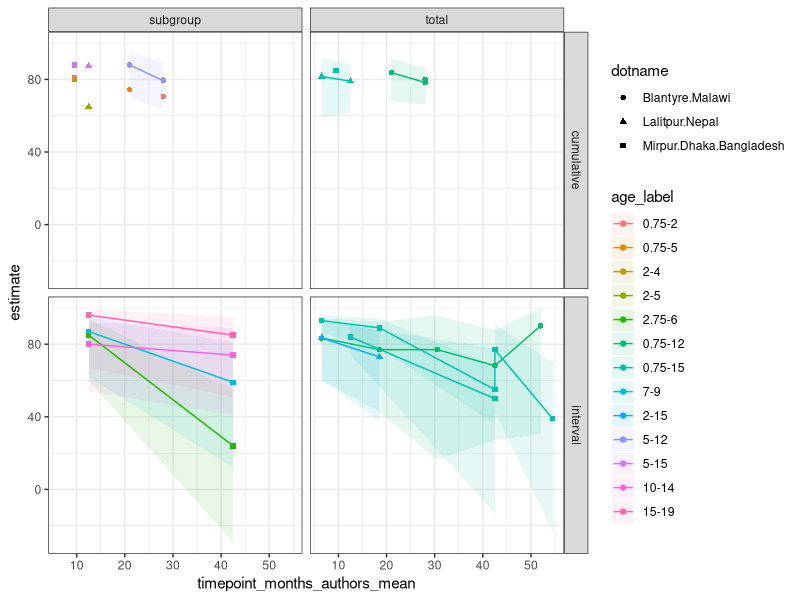
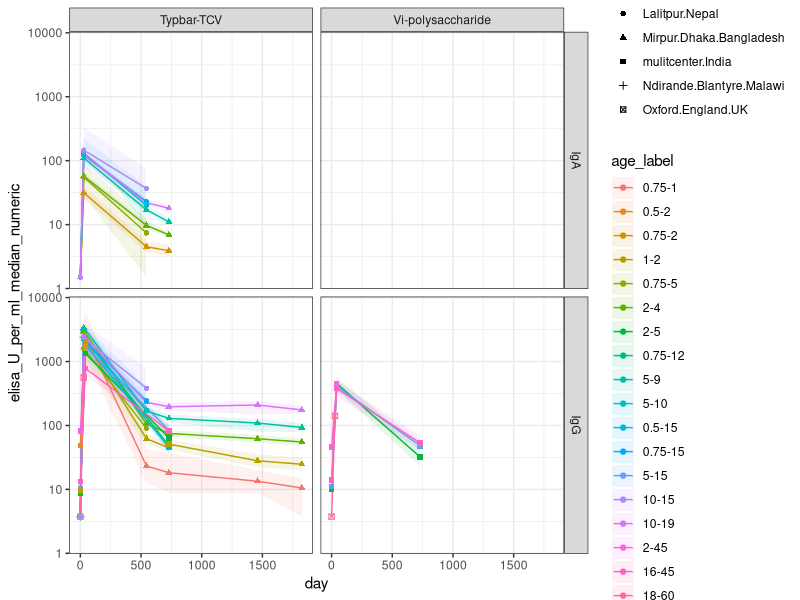
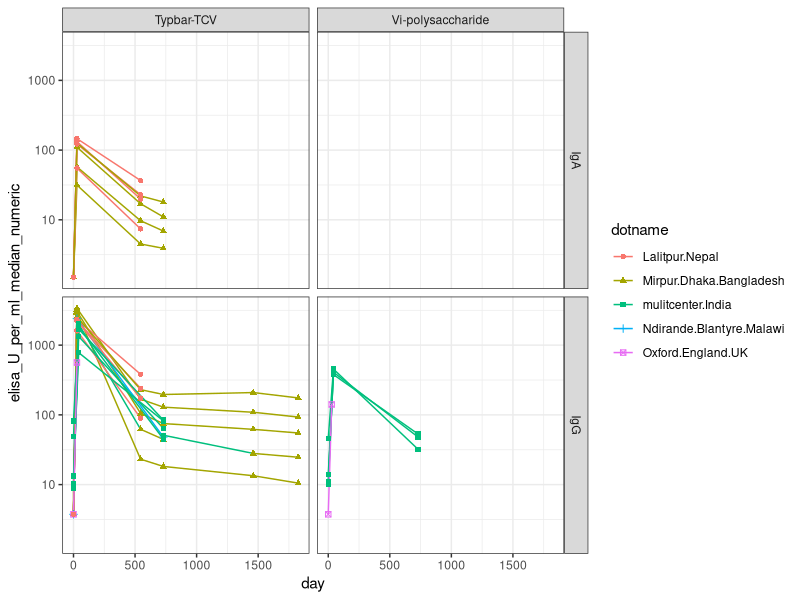

Recreate these plots in R, in order.
# efficacy and immunogenicity exploration scratchfile

library(tidyverse)

# efficacy data
d_eff = readxl::read_excel('data/typhoid_vaccine_study_data.xlsx',sheet = 'efficacy')  |>
  mutate(estimate=as.numeric(estimate),
         lower=as.numeric(lower),
         upper=as.numeric(upper),
         age_min_years = as.numeric(age_min_years),
         age_max_years = as.numeric(age_max_years)) |>
  mutate(timepoint_months_authors_mean=1/2*(timepoint_months_authors_min + timepoint_months_authors_max)) |>
  mutate(age_mean=1/2*(age_min_years + age_max_years)) |>
  mutate(age_label = factor(paste(age_min_years,'-',age_max_years,sep=''))) |>
  mutate(age_label = reorder(age_label, age_mean))
  
names(d_eff)


# plot total individual VE for bacteriologically-confirmed typhoid fever vs time
plot_dat = d_eff |> 
  filter(endpoint == 'total_individual_VE') |>
  filter(outcome %in% c('blood_culture_confirmed_typhoid_fever')) |>
  filter(vaccine == 'Typbar-TCV') |>
  arrange(study,age_label,timepoint_months_authors_mean)
View(plot_dat)
names(plot_dat)

ggplot(plot_dat, aes(shape=dotname,color=age_label,fill=age_label,group=interaction(dotname,age_label,estimator))) +
  geom_ribbon(aes(x=timepoint_months_authors_mean,ymin=lower,ymax=upper),color=NA,alpha=0.1) +
  geom_line(aes(x=timepoint_months_authors_mean,y=estimate)) +
  geom_point(aes(x=timepoint_months_authors_mean,y=estimate)) +
  facet_grid('endpoint_duration ~ age_cohort') +
  theme_bw() 

# immunogenicitiy data
d_imm = readxl::read_excel('data/typhoid_vaccine_study_data.xlsx',sheet = 'immunogenicity') |>
  pivot_longer(
    cols = matches("^(treatment|control)_day"),    # select columns starting with "treatment" or "control" and "day"
    names_to = c("cohort", "day", "measure"),       # create three new columns from parts of the name
    names_pattern = "(treatment|control)_day(\\d+)_(.*)",  # regex to extract the cohort, day, and measure
    values_to = "value",                             # the data goes into a new column named 'value'
    values_transform = list(value = as.character)
  ) |>
  mutate(day = as.numeric(day)) |>
  pivot_wider(
    names_from = measure,
    values_from = value
  ) |>
  drop_na(N) |>
  mutate(across(c("age_min_years","age_max_years","N", "seropositive_percent", "fold_rise_median","fold_rise_lower",
                  "fold_rise_upper","seroconversion_percent"), as.numeric)) |>
  mutate(elisa_U_per_ml_median_numeric = if_else(elisa_U_per_ml_median=='<7.5',3.75,if_else(elisa_U_per_ml_median=='<3.0',1.5,as.numeric(elisa_U_per_ml_median)))) |>
  mutate(elisa_U_per_ml_lower_numeric = if_else(elisa_U_per_ml_lower=='<7.5',3.75,if_else(elisa_U_per_ml_lower=='<3.0',1.5,as.numeric(elisa_U_per_ml_lower)))) |>
  mutate(elisa_U_per_ml_upper_numeric = if_else(elisa_U_per_ml_upper=='<7.5',3.75,if_else(elisa_U_per_ml_upper=='<3.0',1.5,as.numeric(elisa_U_per_ml_upper)))) |>
  mutate(age_mean = 1/2*(age_min_years + age_max_years)) |>
  mutate(age_label = reorder(factor(paste(age_min_years,'-',age_max_years,sep='')),age_mean))

View(d_imm)

names(d_imm)

# plot total individual VE for bacteriologically-confirmed typhoid fever vs time
plot_dat = d_imm |>
  filter(cohort == 'treatment') 
 
ggplot(plot_dat, aes(shape=dotname,color=age_label,fill=age_label,group=age_label)) +
  geom_ribbon(aes(x=day,ymin=elisa_U_per_ml_lower_numeric,ymax=elisa_U_per_ml_upper_numeric),color=NA,alpha=0.1) +
  geom_line(aes(x=day,y=elisa_U_per_ml_median_numeric)) +
  geom_point(aes(x=day,y=elisa_U_per_ml_median_numeric)) +
  facet_grid('antigen ~ vaccine') +
  theme_bw() +
  scale_y_continuous(trans='log10')

ggplot(plot_dat, aes(shape=dotname ,color=dotname,fill=dotname,group=age_label)) +
  geom_line(aes(x=day,y=elisa_U_per_ml_median_numeric)) +
  geom_point(aes(x=day,y=elisa_U_per_ml_median_numeric)) +
  facet_grid('antigen ~ vaccine') +
  theme_bw() +
  scale_y_continuous(trans='log10')
